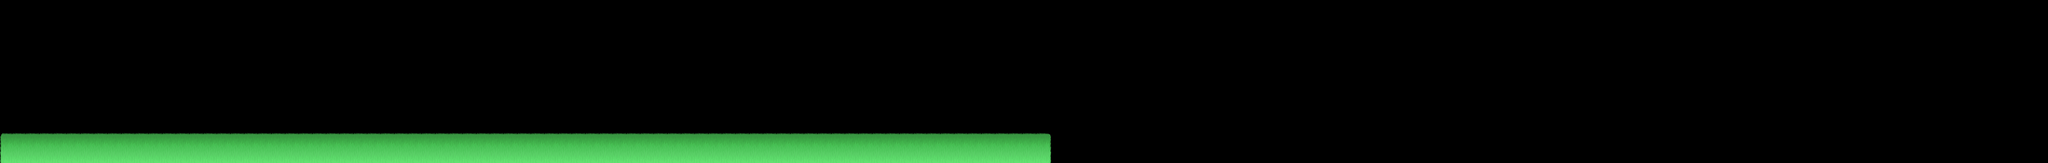

A 2D game scene composited from a Tiled map and its tileset images. What follows is a short description and the map's XML, with each tile layer's data collapsed to a summary:
An orthogonal 150x12 tile map with 64x64 px tiles, 3 tile layers (tile1, tile2, grass), 1 hidden layer not drawn, 2 tilesets and 1 object.

<map version="1.0" orientation="orthogonal" renderorder="right-down" width="150" height="12" tilewidth="64" tileheight="64" nextobjectid="15">
 <tileset firstgid="1" name="tileset2" tilewidth="64" tileheight="64" tilecount="15" columns="3">
  <image source="../assets/sprite/object/Tiles/tileset2.png" width="192" height="320" />
 </tileset>
 <tileset firstgid="16" name="characterfor game" tilewidth="32" tileheight="52" tilecount="1" columns="1">
  <image source="../assets/sprite/player/characterfor game.png" width="32" height="52" />
 </tileset>
 <layer name="tile1" width="150" height="12">
  <data>[1800 cells, 154 non-empty, 6 distinct tile ids]</data>
 </layer>
 <layer name="tile2" width="150" height="12">
  <data>[1800 cells, 0 non-empty, 0 distinct tile ids]</data>
 </layer>
 <layer name="tile3" width="150" height="12" visible="0">
  <data>[1800 cells, 0 non-empty, 0 distinct tile ids]</data>
 </layer>
 <objectgroup name="Player" visible="0">
  <object id="14" gid="16" x="838" y="606" width="32" height="52" />
 </objectgroup>
 <layer name="grass" width="150" height="12">
  <data>[1800 cells, 77 non-empty, 3 distinct tile ids]</data>
 </layer>
</map>
